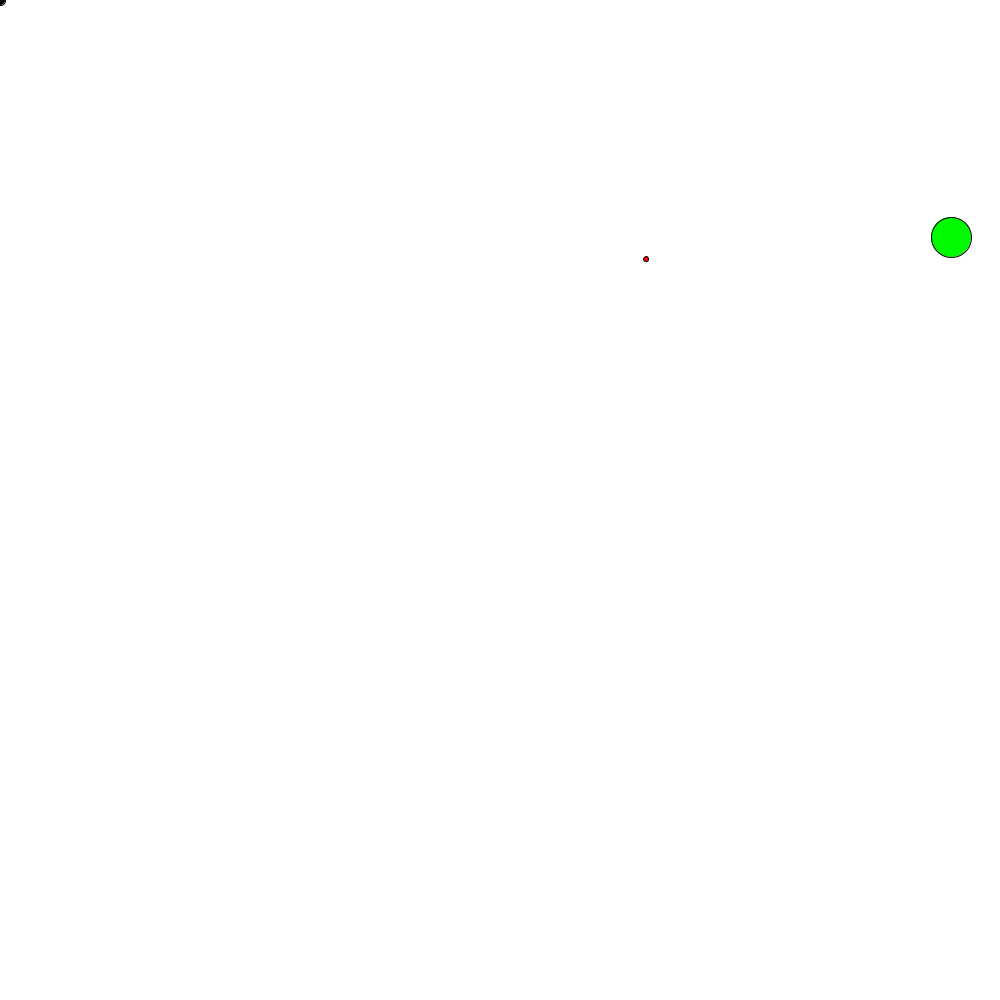
Frame 1 (no input)
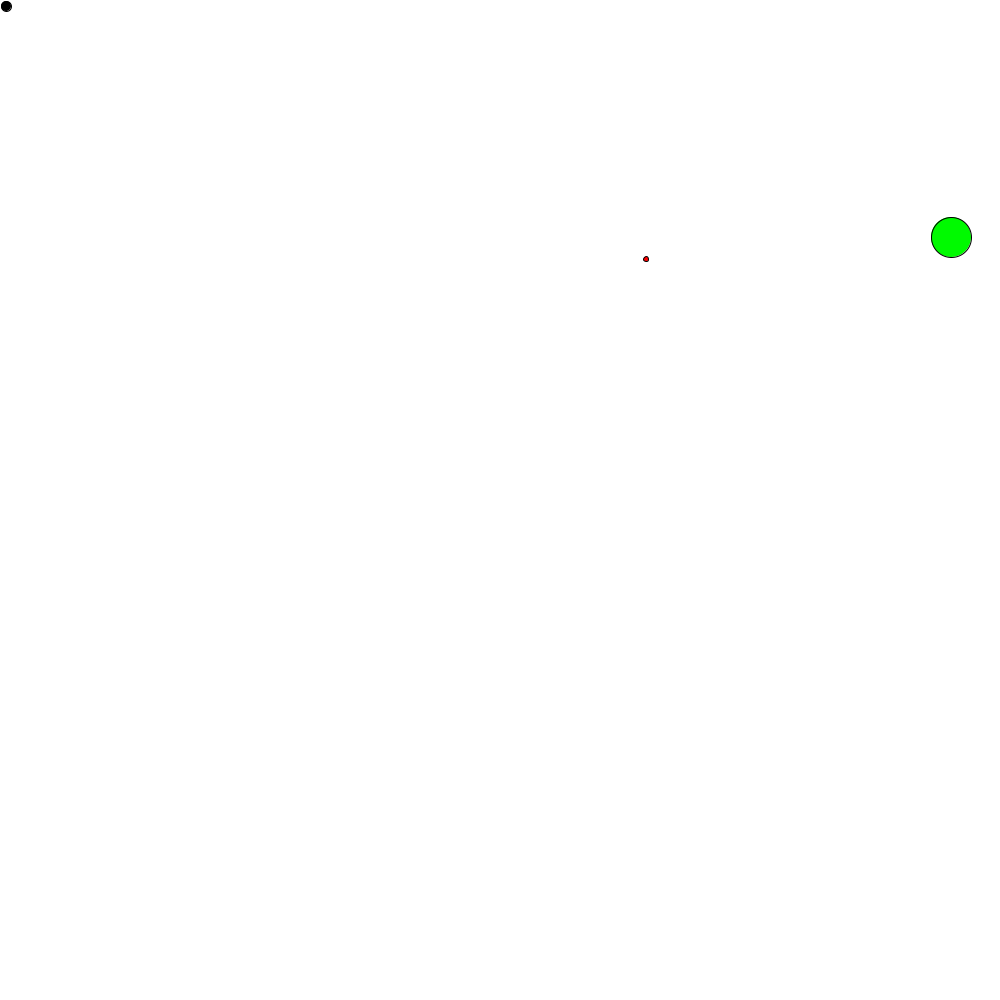
Frame 60 (the mouse pressed at the canvas centre just before this capture)
Frame 120 (the mouse held since frame 60 and released just before this capture): identical to frame 60, image omitted

The Processing sketch that drew these frames (run headless with seeded random() and noise(); from frame 60 on, the mouse is pressed at the canvas centre):

// Processing sketch: processing_106092
// ── processing_106092.pde

void setup () {
  size (1000, 1000);
  background (255);
  frameRate(60);
}





int x = 0;
int y = 0;
int a = 10;
int framerate = 60;
int r = 40;


int xRandom = int(random (1000));
int yRandom = int(random (1000));

int xBad = int(random (1000));
int yBad = int(random (1000));

void draw() {
  frameRate (framerate);

  // Dessiner les objets a avoir
  background (255);
  fill (255, 0, 0);
  ellipse (xRandom, yRandom, 5, 5);
  fill (0, 250, 0);
  ellipse (xBad, yBad, r, r);
  //ellipse (0,400,1500,1);
  //ellipse (900,425,600,1);

  //ellipse (0,800,600,1);

  //ellipse (
  //text("LOSER", 500, 500);


  // Dessiner le cercle et le faire bouger
  fill (0);
  ellipse (x, y, a, a);
  if (keyCode == UP) {
    y -= 6;
  } else if (keyCode == DOWN) {
    y += 6;
  } else if (keyCode == RIGHT) {
    x += 6;
  } else if (keyCode == LEFT) {
    x -= 6;
  }

  if (dist(x, y, xBad, yBad)< a/2 + r/2) { 
    background (255, 0, 0);
    fill ( 0);
    text("You lose", 500, 500);
    while (true) {
    }
  }

  if (dist(x, y, xRandom, yRandom)< a/2 +2) { 
    xRandom = int(random (1000));
    yRandom = int(random (1000));
    xBad = int(random (1000));
    yBad = int(random (1000));
    a += 5;
    framerate += 5;
    r += 5;
  }
  /* if((x >= 0 && x <= 300 && y >= 400 - a && y <= 400) || (x {
   text("You Lose", 100, 100); 
   }*/


  if (x-a/2 < 0) {
    x += 2;
  } else if (x+a/2>1000) {
    x -= 2;
  } else if (y-a/2 <0) {
    y += 2;
  } else if (y+a/2 >1000) {
    y -= 2;
  }
}
